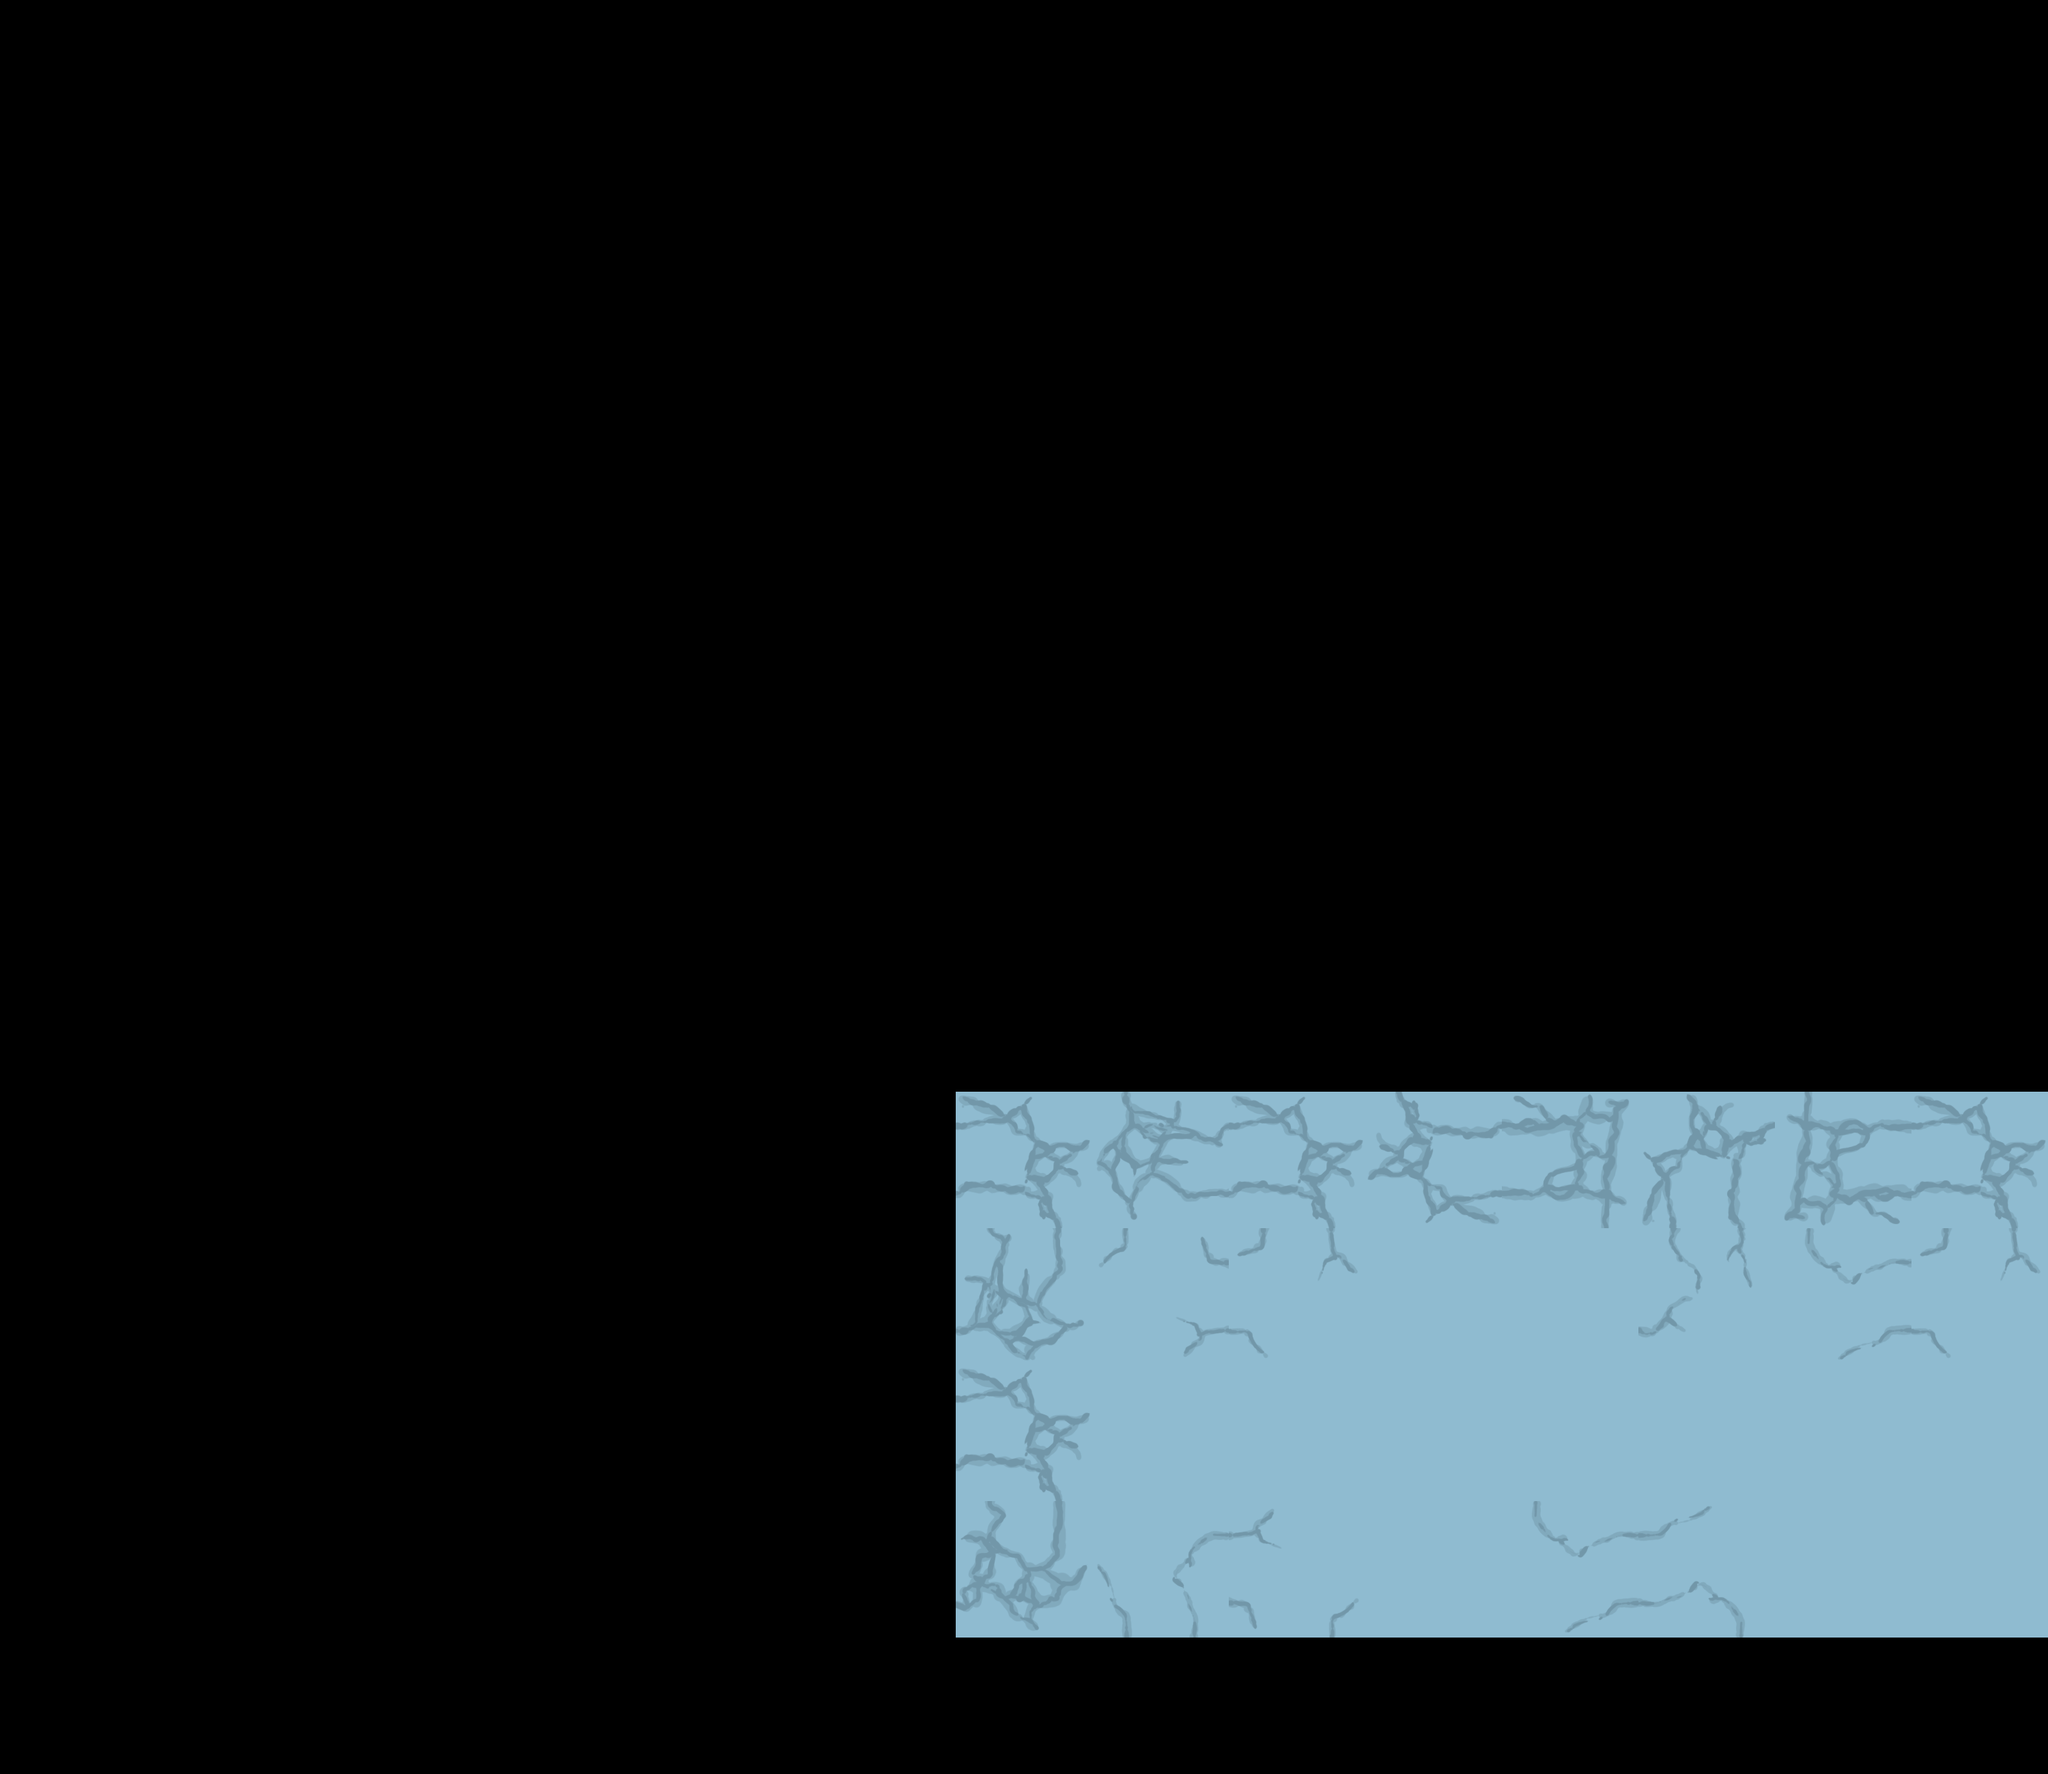

Below is a game level as drawn by its tile map, then a one-line description and the .tmx that defines it (tile-layer data replaced by summaries):
An orthogonal 15x13 tile map with 200x200 px tiles, 1 tile layer (Calque de Tile 1).

<map version="1.0" orientation="orthogonal" renderorder="right-down" width="15" height="13" tilewidth="200" tileheight="200" nextobjectid="1">
 <tileset firstgid="1" name="Gonfli" tilewidth="200" tileheight="200" tilecount="20">
  <tile id="0">
   <image width="200" height="200" source="../../Sprites/Back-Grass1.png" />
  </tile>
  <tile id="1">
   <image width="200" height="200" source="../../Sprites/Back-Grass2.png" />
  </tile>
  <tile id="2">
   <image width="200" height="200" source="../../Sprites/Back-Grass3.png" />
  </tile>
  <tile id="3">
   <image width="200" height="200" source="../../Sprites/Back-Grass4.png" />
  </tile>
  <tile id="4">
   <image width="200" height="200" source="../../Sprites/Back-Grass5.png" />
  </tile>
  <tile id="5">
   <image width="200" height="200" source="../../Sprites/FrontGrass1.png" />
  </tile>
  <tile id="6">
   <image width="200" height="200" source="../../Sprites/FrontGrass2.png" />
  </tile>
  <tile id="7">
   <image width="200" height="200" source="../../Sprites/FrontGrass3.png" />
  </tile>
  <tile id="8">
   <image width="200" height="200" source="../../Sprites/Ground-Blocks1.png" />
  </tile>
  <tile id="9">
   <image width="200" height="200" source="../../Sprites/Ground-Blocks2.png" />
  </tile>
  <tile id="10">
   <image width="200" height="200" source="../../Sprites/Ground-Blocks3.png" />
  </tile>
  <tile id="11">
   <image width="200" height="200" source="../../Sprites/Ground-Blocks4.png" />
  </tile>
  <tile id="12">
   <image width="200" height="200" source="../../Sprites/Ground-Blocks-Empty.png" />
  </tile>
  <tile id="13">
   <image width="200" height="200" source="../../Sprites/Ground-Blocks-Soft1.png" />
  </tile>
  <tile id="14">
   <image width="200" height="200" source="../../Sprites/Ground-Blocks-Soft2.png" />
  </tile>
  <tile id="15">
   <image width="200" height="200" source="../../Sprites/Ground-Blocks-Soft3.png" />
  </tile>
  <tile id="16">
   <image width="200" height="200" source="../../Sprites/Pic1.png" />
  </tile>
  <tile id="17">
   <image width="200" height="200" source="../../Sprites/Pic2.png" />
  </tile>
  <tile id="18">
   <image width="200" height="200" source="../../Sprites/Pic3.png" />
  </tile>
  <tile id="19">
   <image width="200" height="200" source="../../Sprites/Pic4.png" />
  </tile>
 </tileset>
 <layer name="Calque de Tile 1" width="15" height="13">
  <data>[195 cells, 32 non-empty, 8 distinct tile ids]</data>
 </layer>
</map>
